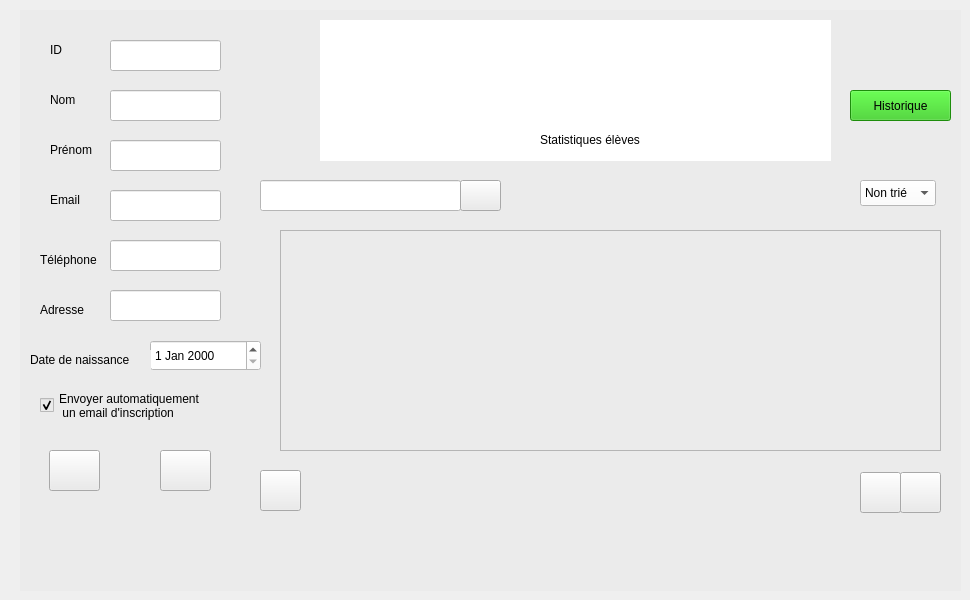
    <widget class="QWidget" name="eleves">
     <widget class="QWidget" name="widget_7" native="true">
      <property name="geometry">
       <rect>
        <x>20</x>
        <y>10</y>
        <width>941</width>
        <height>581</height>
       </rect>
      </property>
      <property name="styleSheet">
       <string notr="true">
background-color: rgb(235, 235, 235);</string>
      </property>
      <widget class="QLineEdit" name="id">
       <property name="geometry">
        <rect>
         <x>90</x>
         <y>30</y>
         <width>111</width>
         <height>31</height>
        </rect>
       </property>
       <property name="styleSheet">
        <string notr="true">background-color: rgb(255, 255, 255);</string>
       </property>
      </widget>
      <widget class="QLabel" name="label_34">
       <property name="geometry">
        <rect>
         <x>30</x>
         <y>180</y>
         <width>121</width>
         <height>20</height>
        </rect>
       </property>
       <property name="styleSheet">
        <string notr="true">font: 8pt &quot;Segoe UI&quot;;</string>
       </property>
       <property name="text">
        <string>Email</string>
       </property>
      </widget>
      <widget class="QLabel" name="label_30">
       <property name="geometry">
        <rect>
         <x>30</x>
         <y>80</y>
         <width>91</width>
         <height>20</height>
        </rect>
       </property>
       <property name="styleSheet">
        <string notr="true">font: 8pt &quot;Segoe UI&quot;;</string>
       </property>
       <property name="text">
        <string>Nom</string>
       </property>
      </widget>
      <widget class="QLabel" name="label_32">
       <property name="geometry">
        <rect>
         <x>30</x>
         <y>130</y>
         <width>63</width>
         <height>20</height>
        </rect>
       </property>
       <property name="styleSheet">
        <string notr="true">font: 8pt &quot;Segoe UI&quot;;</string>
       </property>
       <property name="text">
        <string>Prénom</string>
       </property>
      </widget>
      <widget class="QLabel" name="label_29">
       <property name="geometry">
        <rect>
         <x>30</x>
         <y>30</y>
         <width>51</width>
         <height>20</height>
        </rect>
       </property>
       <property name="styleSheet">
        <string notr="true">font: 8pt &quot;Segoe UI&quot;;</string>
       </property>
       <property name="text">
        <string>ID</string>
       </property>
      </widget>
      <widget class="QLineEdit" name="email">
       <property name="geometry">
        <rect>
         <x>90</x>
         <y>180</y>
         <width>111</width>
         <height>31</height>
        </rect>
       </property>
       <property name="styleSheet">
        <string notr="true">background-color: rgb(255, 255, 255);</string>
       </property>
      </widget>
      <widget class="QLineEdit" name="tel">
       <property name="geometry">
        <rect>
         <x>90</x>
         <y>230</y>
         <width>111</width>
         <height>31</height>
        </rect>
       </property>
       <property name="styleSheet">
        <string notr="true">background-color: rgb(255, 255, 255);</string>
       </property>
      </widget>
      <widget class="QLineEdit" name="adresse">
       <property name="geometry">
        <rect>
         <x>90</x>
         <y>280</y>
         <width>111</width>
         <height>31</height>
        </rect>
       </property>
       <property name="styleSheet">
        <string notr="true">background-color: rgb(255, 255, 255);</string>
       </property>
      </widget>
      <widget class="QLineEdit" name="nom">
       <property name="geometry">
        <rect>
         <x>90</x>
         <y>80</y>
         <width>111</width>
         <height>31</height>
        </rect>
       </property>
       <property name="styleSheet">
        <string notr="true">background-color: rgb(255, 255, 255);</string>
       </property>
      </widget>
      <widget class="QLabel" name="label_31">
       <property name="geometry">
        <rect>
         <x>20</x>
         <y>290</y>
         <width>51</width>
         <height>20</height>
        </rect>
       </property>
       <property name="styleSheet">
        <string notr="true">font: 8pt &quot;Segoe UI&quot;;</string>
       </property>
       <property name="text">
        <string>Adresse</string>
       </property>
      </widget>
      <widget class="QLabel" name="label_28">
       <property name="geometry">
        <rect>
         <x>20</x>
         <y>240</y>
         <width>61</width>
         <height>20</height>
        </rect>
       </property>
       <property name="styleSheet">
        <string notr="true">font: 8pt &quot;Segoe UI&quot;;</string>
       </property>
       <property name="text">
        <string>Téléphone</string>
       </property>
      </widget>
      <widget class="QDateEdit" name="daten">
       <property name="geometry">
        <rect>
         <x>130</x>
         <y>330</y>
         <width>111</width>
         <height>31</height>
        </rect>
       </property>
       <property name="styleSheet">
        <string notr="true">background-color: rgb(255, 255, 255);</string>
       </property>
      </widget>
      <widget class="QLineEdit" name="pr">
       <property name="geometry">
        <rect>
         <x>90</x>
         <y>130</y>
         <width>111</width>
         <height>31</height>
        </rect>
       </property>
       <property name="styleSheet">
        <string notr="true">background-color: rgb(255, 255, 255);</string>
       </property>
      </widget>
      <widget class="QLabel" name="label_33">
       <property name="geometry">
        <rect>
         <x>10</x>
         <y>340</y>
         <width>121</width>
         <height>20</height>
        </rect>
       </property>
       <property name="styleSheet">
        <string notr="true">font: 8pt &quot;Segoe UI&quot;;</string>
       </property>
       <property name="text">
        <string>Date de naissance </string>
       </property>
      </widget>
      <widget class="QCheckBox" name="mail">
       <property name="geometry">
        <rect>
         <x>20</x>
         <y>370</y>
         <width>251</width>
         <height>51</height>
        </rect>
       </property>
       <property name="styleSheet">
        <string notr="true">font: 11pt &quot;Segoe UI&quot;;</string>
       </property>
       <property name="text">
        <string>Envoyer automatiquement
 un email d'inscription</string>
       </property>
       <property name="checked">
        <bool>true</bool>
       </property>
      </widget>
      <widget class="QPushButton" name="ajouter">
       <property name="geometry">
        <rect>
         <x>140</x>
         <y>440</y>
         <width>51</width>
         <height>41</height>
        </rect>
       </property>
       <property name="styleSheet">
        <string notr="true"/>
       </property>
       <property name="text">
        <string/>
       </property>
      </widget>
      <widget class="QPushButton" name="annuler">
       <property name="geometry">
        <rect>
         <x>29</x>
         <y>440</y>
         <width>51</width>
         <height>41</height>
        </rect>
       </property>
       <property name="styleSheet">
        <string notr="true"/>
       </property>
       <property name="text">
        <string/>
       </property>
      </widget>
      <widget class="QComboBox" name="tri_2">
       <property name="geometry">
        <rect>
         <x>840</x>
         <y>170</y>
         <width>76</width>
         <height>26</height>
        </rect>
       </property>
       <property name="styleSheet">
        <string notr="true">background-color: rgb(255, 255, 255);</string>
       </property>
       <item>
        <property name="text">
         <string>Non trié</string>
        </property>
       </item>
       <item>
        <property name="text">
         <string>Nom</string>
        </property>
       </item>
       <item>
        <property name="text">
         <string>Date de naissance</string>
        </property>
       </item>
      </widget>
      <widget class="QLineEdit" name="rech">
       <property name="geometry">
        <rect>
         <x>240</x>
         <y>170</y>
         <width>201</width>
         <height>31</height>
        </rect>
       </property>
       <property name="styleSheet">
        <string notr="true">background-color: rgb(255, 255, 255);</string>
       </property>
      </widget>
      <widget class="QPushButton" name="rechercher">
       <property name="geometry">
        <rect>
         <x>440</x>
         <y>170</y>
         <width>41</width>
         <height>31</height>
        </rect>
       </property>
       <property name="styleSheet">
        <string notr="true"/>
       </property>
       <property name="text">
        <string/>
       </property>
      </widget>
      <widget class="QLabel" name="label_36">
       <property name="geometry">
        <rect>
         <x>810</x>
         <y>173</y>
         <width>21</width>
         <height>21</height>
        </rect>
       </property>
       <property name="styleSheet">
        <string notr="true">font: 8pt &quot;Segoe UI&quot;;</string>
       </property>
       <property name="text">
        <string/>
       </property>
      </widget>
      <widget class="QPushButton" name="pushButton_23">
       <property name="geometry">
        <rect>
         <x>540</x>
         <y>730</y>
         <width>191</width>
         <height>41</height>
        </rect>
       </property>
       <property name="styleSheet">
        <string notr="true">background-color: rgb(251, 140, 0);
font: 12pt &quot;Segoe UI&quot;;</string>
       </property>
       <property name="text">
        <string>Exportation PDF</string>
       </property>
      </widget>
      <widget class="QWidget" name="widget_8" native="true">
       <property name="geometry">
        <rect>
         <x>1240</x>
         <y>280</y>
         <width>181</width>
         <height>151</height>
        </rect>
       </property>
       <property name="styleSheet">
        <string notr="true">background-color: rgb(255, 255, 255);</string>
       </property>
      </widget>
      <widget class="QPushButton" name="pushButton_24">
       <property name="geometry">
        <rect>
         <x>950</x>
         <y>730</y>
         <width>181</width>
         <height>41</height>
        </rect>
       </property>
       <property name="styleSheet">
        <string notr="true">background-color: rgb(229, 57, 53);
font: 12pt &quot;Segoe UI&quot;;
background-color: rgb(216, 53, 50);</string>
       </property>
       <property name="text">
        <string>Supprimer</string>
       </property>
      </widget>
      <widget class="QWidget" name="widget_9" native="true">
       <property name="geometry">
        <rect>
         <x>1230</x>
         <y>490</y>
         <width>201</width>
         <height>201</height>
        </rect>
       </property>
       <property name="styleSheet">
        <string notr="true">background-color: rgb(255, 255, 255);</string>
       </property>
      </widget>
      <widget class="QPushButton" name="pushButton_25">
       <property name="geometry">
        <rect>
         <x>780</x>
         <y>800</y>
         <width>141</width>
         <height>41</height>
        </rect>
       </property>
       <property name="styleSheet">
        <string notr="true">background-color: rgb(51, 181, 31);
font: 12pt &quot;Segoe UI&quot;;</string>
       </property>
       <property name="text">
        <string>Modifier</string>
       </property>
      </widget>
      <widget class="QLabel" name="label_37">
       <property name="geometry">
        <rect>
         <x>1260</x>
         <y>700</y>
         <width>161</width>
         <height>20</height>
        </rect>
       </property>
       <property name="styleSheet">
        <string notr="true">font: 11pt &quot;Segoe UI&quot;;</string>
       </property>
       <property name="text">
        <string>Statistiques élèves</string>
       </property>
      </widget>
      <widget class="QLabel" name="label_38">
       <property name="geometry">
        <rect>
         <x>1270</x>
         <y>440</y>
         <width>121</width>
         <height>20</height>
        </rect>
       </property>
       <property name="styleSheet">
        <string notr="true">font: 11pt &quot;Segoe UI&quot;;</string>
       </property>
       <property name="text">
        <string>Télécharger QR</string>
       </property>
      </widget>
      <widget class="QPushButton" name="pushButton_26">
       <property name="geometry">
        <rect>
         <x>540</x>
         <y>730</y>
         <width>191</width>
         <height>41</height>
        </rect>
       </property>
       <property name="styleSheet">
        <string notr="true">background-color: rgb(251, 140, 0);
font: 12pt &quot;Segoe UI&quot;;</string>
       </property>
       <property name="text">
        <string>Exportation PDF</string>
       </property>
      </widget>
      <widget class="QWidget" name="widget_10" native="true">
       <property name="geometry">
        <rect>
         <x>1240</x>
         <y>280</y>
         <width>181</width>
         <height>151</height>
        </rect>
       </property>
       <property name="styleSheet">
        <string notr="true">background-color: rgb(255, 255, 255);</string>
       </property>
      </widget>
      <widget class="QPushButton" name="pushButton_27">
       <property name="geometry">
        <rect>
         <x>950</x>
         <y>730</y>
         <width>181</width>
         <height>41</height>
        </rect>
       </property>
       <property name="styleSheet">
        <string notr="true">background-color: rgb(229, 57, 53);
font: 12pt &quot;Segoe UI&quot;;
background-color: rgb(216, 53, 50);</string>
       </property>
       <property name="text">
        <string>Supprimer</string>
       </property>
      </widget>
      <widget class="QWidget" name="widget_11" native="true">
       <property name="geometry">
        <rect>
         <x>1230</x>
         <y>490</y>
         <width>201</width>
         <height>201</height>
        </rect>
       </property>
       <property name="styleSheet">
        <string notr="true">background-color: rgb(255, 255, 255);</string>
       </property>
      </widget>
      <widget class="QPushButton" name="pushButton_28">
       <property name="geometry">
        <rect>
         <x>780</x>
         <y>800</y>
         <width>141</width>
         <height>41</height>
        </rect>
       </property>
       <property name="styleSheet">
        <string notr="true">background-color: rgb(51, 181, 31);
font: 12pt &quot;Segoe UI&quot;;</string>
       </property>
       <property name="text">
        <string>Modifier</string>
       </property>
      </widget>
      <widget class="QLabel" name="label_39">
       <property name="geometry">
        <rect>
         <x>1260</x>
         <y>700</y>
         <width>161</width>
         <height>20</height>
        </rect>
       </property>
       <property name="styleSheet">
        <string notr="true">font: 11pt &quot;Segoe UI&quot;;</string>
       </property>
       <property name="text">
        <string>Statistiques élèves</string>
       </property>
      </widget>
      <widget class="QLabel" name="label_40">
       <property name="geometry">
        <rect>
         <x>1270</x>
         <y>440</y>
         <width>121</width>
         <height>20</height>
        </rect>
       </property>
       <property name="styleSheet">
        <string notr="true">font: 11pt &quot;Segoe UI&quot;;</string>
       </property>
       <property name="text">
        <string>Télécharger QR</string>
       </property>
      </widget>
      <widget class="QPushButton" name="pushButton_29">
       <property name="geometry">
        <rect>
         <x>220</x>
         <y>740</y>
         <width>191</width>
         <height>41</height>
        </rect>
       </property>
       <property name="styleSheet">
        <string notr="true">background-color: rgb(251, 140, 0);
font: 12pt &quot;Segoe UI&quot;;</string>
       </property>
       <property name="text">
        <string>Exportation PDF</string>
       </property>
      </widget>
      <widget class="QPushButton" name="pushButton_30">
       <property name="geometry">
        <rect>
         <x>630</x>
         <y>740</y>
         <width>181</width>
         <height>41</height>
        </rect>
       </property>
       <property name="styleSheet">
        <string notr="true">background-color: rgb(229, 57, 53);
font: 12pt &quot;Segoe UI&quot;;
background-color: rgb(216, 53, 50);</string>
       </property>
       <property name="text">
        <string>Supprimer</string>
       </property>
      </widget>
      <widget class="QPushButton" name="pushButton_31">
       <property name="geometry">
        <rect>
         <x>460</x>
         <y>810</y>
         <width>141</width>
         <height>41</height>
        </rect>
       </property>
       <property name="styleSheet">
        <string notr="true">background-color: rgb(51, 181, 31);
font: 12pt &quot;Segoe UI&quot;;</string>
       </property>
       <property name="text">
        <string>Modifier</string>
       </property>
      </widget>
      <widget class="QLabel" name="label_41">
       <property name="geometry">
        <rect>
         <x>940</x>
         <y>710</y>
         <width>161</width>
         <height>20</height>
        </rect>
       </property>
       <property name="styleSheet">
        <string notr="true">font: 11pt &quot;Segoe UI&quot;;</string>
       </property>
       <property name="text">
        <string>Statistiques élèves</string>
       </property>
      </widget>
      <widget class="QLabel" name="label_42">
       <property name="geometry">
        <rect>
         <x>950</x>
         <y>450</y>
         <width>121</width>
         <height>20</height>
        </rect>
       </property>
       <property name="styleSheet">
        <string notr="true">font: 11pt &quot;Segoe UI&quot;;</string>
       </property>
       <property name="text">
        <string>Télécharger QR</string>
       </property>
      </widget>
      <widget class="QPushButton" name="exporter">
       <property name="geometry">
        <rect>
         <x>240</x>
         <y>460</y>
         <width>41</width>
         <height>41</height>
        </rect>
       </property>
       <property name="styleSheet">
        <string notr="true"/>
       </property>
       <property name="text">
        <string/>
       </property>
      </widget>
      <widget class="QWidget" name="widget_12" native="true">
       <property name="geometry">
        <rect>
         <x>300</x>
         <y>10</y>
         <width>511</width>
         <height>141</height>
        </rect>
       </property>
       <property name="styleSheet">
        <string notr="true">background-color: rgb(255, 255, 255);</string>
       </property>
       <widget class="QLabel" name="label_44">
        <property name="geometry">
         <rect>
          <x>220</x>
          <y>110</y>
          <width>111</width>
          <height>20</height>
         </rect>
        </property>
        <property name="styleSheet">
         <string notr="true">font: 8pt &quot;Segoe UI&quot;;</string>
        </property>
        <property name="text">
         <string>Statistiques élèves</string>
        </property>
       </widget>
      </widget>
      <widget class="QPushButton" name="supprimer_2">
       <property name="geometry">
        <rect>
         <x>840</x>
         <y>462</y>
         <width>41</width>
         <height>41</height>
        </rect>
       </property>
       <property name="styleSheet">
        <string notr="true">;</string>
       </property>
       <property name="text">
        <string/>
       </property>
      </widget>
      <widget class="QPushButton" name="modifier">
       <property name="geometry">
        <rect>
         <x>880</x>
         <y>462</y>
         <width>41</width>
         <height>41</height>
        </rect>
       </property>
       <property name="styleSheet">
        <string notr="true"/>
       </property>
       <property name="text">
        <string/>
       </property>
      </widget>
      <widget class="QTableView" name="tab">
       <property name="geometry">
        <rect>
         <x>260</x>
         <y>220</y>
         <width>661</width>
         <height>221</height>
        </rect>
       </property>
      </widget>
      <widget class="QPushButton" name="historique">
       <property name="geometry">
        <rect>
         <x>830</x>
         <y>80</y>
         <width>101</width>
         <height>31</height>
        </rect>
       </property>
       <property name="styleSheet">
        <string notr="true">background-color: rgb(40, 197, 16);</string>
       </property>
       <property name="text">
        <string>Historique</string>
       </property>
      </widget>
     </widget>
    </widget>
